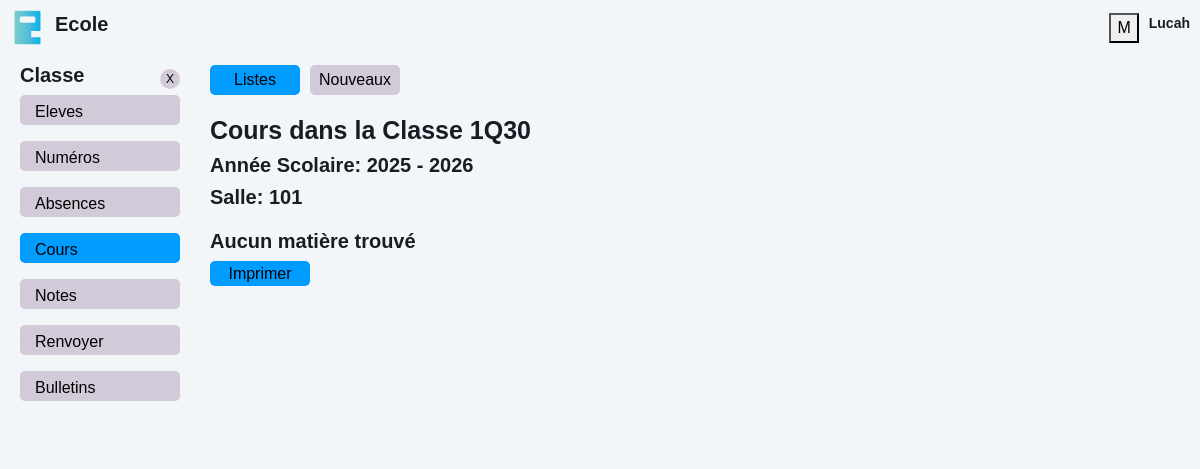
Screenshot of /classes/cours.php?id=4 (signed in) with the database file from the repository.
### tables this page shows
CREATE TABLE `classes` (
  `classe_id` int(10) NOT NULL AUTO_INCREMENT,
  `nom_classe` varchar(100) NOT NULL,
  `niveau` varchar(50) DEFAULT NULL,
  `annee_debut` year(4) DEFAULT NULL,
  `annee_fin` year(4) DEFAULT NULL,
  `salle` varchar(50) DEFAULT NULL,
  PRIMARY KEY (`classe_id`)
);

### classes/cours.php (the view, shortened to what this page needs)
<?php
    require "../back/database.php";
    $id_classe = isset($_GET['id']) ? (int) $_GET['id'] : 0;
    $sql_classes = "SELECT * FROM classes WHERE classe_id = ? ";
    $stmt_classes = $pdo->prepare($sql_classes);
    $stmt_classes->execute([$id_classe]);
    $classes = $stmt_classes->fetchAll();
    $sql_cours = "SELECT a.*,
                        b.*
                FROM cours a
                LEFT JOIN matieres b
                ON a.matiere_id = b.matiere_id
                WHERE a.classe_id = ?
    ";
    $stmt_cours = $pdo->prepare($sql_cours);
    $stmt_cours->execute([$id_classe]);
    $cours = $stmt_cours->fetchAll();
?>
<!DOCTYPE html>
<html lang="en">
<head>
    <link href="../assets/css/bootstrap.min.css" rel="stylesheet">
    <link href="../assets/css/style.css" rel="stylesheet">
</head>
    <body>
        <nav class="navbar navbar-expand sticky-top" style="display: flex; justify-content: space-between; margin: 0; padding: 10px">
            <a  href="./home.php" class="text-primary" style="display: flex; gap: 10px; align-items: center">
            <img src="../assets/img/logo-ecole.png" alt="logo" style="width: 35px">
            <h3 style="font-size: 20px">Ecole</h3>
            </a>
            <div class="menu">
            <button class="btn-menu" id="menu">
                M
            </button>
            <div class="menu-name">
                <h4><?= $_SESSION['username'] ?></h4>
            </div>
            </div>
        </nav>
        <div class="container-xxl position-relative d-flex p-0" style="margin-top: 100px;">
            <div class="sidebar" style="width: 200px; padding: 0 20px;">
                <nav class="navbar bg-light">
                <div class="navbar-nav w-100" style="margin-top: 25px">
                    <div class="nav-top">
                        <div class="nav-l">
                            <h3>Classe</h3>
                        </div>
                        <div class="nav-r">
                            <a class="df-jc-ac" href="./">X</a>
                        </div>
                    </div>
                    <ul>
                        <li>
                            <a href="./eleves.php?id=<?php echo $id_classe ?>" class="nav-link">Eleves</a>
                        </li>
                        <li>
                            <a href="./numbers.php?id=<?php echo $id_classe ?>" class="nav-link">Numéros</a>
                        </li>
                        <li>
                            <a href="./absences.html" class="nav-link">Absences</a>
                        </li>
                        <li>
                            <a href="./cours.php?id=<?php echo $id_classe ?>" class="nav-link active">Cours</a>
                        </li>
                        <li>
                            <a href="./notes.html" class="nav-link">Notes</a>
                        </li>
                        <li><a href="./renvoyer.html" class="nav-link">Renvoyer</a></li>
                        <li><a href="index.php" class="nav-link">Bulletins</a></li>
                    </ul>
                </div>
                </nav>
            </div>
            <div class="col-right">
            <?php if (count($classes) > 0):  ?>
                <div class="tp">
                    <div class="add notes">
                        <a href="./cours.php?id=<?php echo $id_classe ?>" class="btn-add active">Listes</a>
                        <a href="./addcours.php?id=<?php echo $id_classe ?>" class="btn-add">Nouveaux</a>
                    </div>
                </div>
                <div class="col-classe-l" style="margin-top: 20px;">
                    <?php foreach ( $classes as $classe ): ?>
                        <h1>Cours dans la Classe <?php echo $classe['nom_classe'] ?></h1>
                        <h3>Année Scolaire: <?php echo $classe['annee_debut'] ?> - <?php echo $classe['annee_fin'] ?> </h3>
                        <h3>Salle: <?php echo $classe['salle'] ?></h3>
                    <?php endforeach; ?>
                </div>
                <div class="bd">
                    <?php if (count($cours) > 0):  ?>
                        <table class="table table-hover">
                            <thead>
                                <tr>
                                    <th class="col">#</th>
                                    <th class="col">Matière</th>
                                    <th class="col">Coefficent</th>
                                    <th class="col"></th>
                                </tr>
                            </thead>
                            <tbody>
                                <?php foreach ( $cours as $cour ): ?>
                                    <tr>
                                        <th scope="row">
                                            <?= $cour['cours_id'] ?>
                                        </th>
                                        <td>
                                            <?= $cour['nom_matiere'] ?>
                                        </td>
                                        <td>
                                            <?= $cour['coefficient'] ?>
                                        </td>
                                        <td>
                                            <div class="links">
                                                <a href="#" class="btn btn-print">Modifier</a>
                                                <a href="#" class="btn btn-print">Supprimer</a>
                                            </div>
                                        </td>
                                    </tr>
                                <?php endforeach; ?>
                            </tbody>
                        </table>
                    <?php else: ?>
                        <h5>Aucun matière trouvé</h5>
                    <?php endif; ?>
                </div>
                            <div class="bt">
                    <a href="./printclasse.php?id=<?php echo $id_classe ?>" class="btn btn-print">Imprimer</a>
                </div>
            <?php else: ?>
                <h5>Aucun classe trouvé</h5>
            <?php endif; ?>
            </div>
        </div>
    </body>
</html>

### assets/css/style.css (style rules this page uses)
:root { --primary: #009CFF; --light: #F3F6F9; --dark: #191C24; }
.df-jc-ac { display: flex; justify-content: center; align-items: center; }
.tp a.btn-add { display: flex; justify-content: center; align-items: center; width: 120px; height: 30px; background: #009CFF; border: none; border-radius: 5px; color: #000; text-decoration: none; }
.btn { transition: .5s; }
.sidebar { position: fixed; top: 30px; left: 0; bottom: 0; width: 200px; height: 100vh; overflow-y: auto; transition: 0.5s; z-index: 999; padding: 0 20px; }
@media (min-width: 992px) { .sidebar { margin-left: 0; } }
.navbar .nav-top { display: flex; justify-content: space-between; align-items: center; }
.navbar .nav-top .nav-l h3 { font-size: 20px; font-weight: bold; }
.navbar .nav-top .nav-r a { width: 20px; height: 20px; background: #d3cad9; border-radius: 50%; color: #000; text-decoration: none; font-size: 12px; }
.navbar.navbar-expand .menu { display: flex; align-items: center; gap: 10px; }
.navbar.navbar-expand .menu .menu-name { height: 25px; display: flex; }
.navbar.navbar-expand .menu .menu-name h4 { font-size: 14px; }
.sidebar .navbar-nav ul { list-style: none; padding-left: 0; }
.sidebar .navbar-nav .nav-link { height: 30px; padding: 5px 15px; color: #000; font-weight: 500; outline: none; background: #d3cad9; margin-bottom: 1rem; border-radius: 5px; }
.sidebar .navbar-nav .nav-link:hover, .sidebar .navbar-nav .nav-link.active { background: #009CFF; }
.col-right { position: relative; width: 83%; top: -90px; left: 210px; }
.tp { display: flex; justify-content: space-between; }
.bd { margin-top: 20px; }
.col-classe-l h1 { font-size: 25px; }
.col-classe-l h3 { font-size: 20px; }
.bd table tbody tr td a.detail, .bt a.btn-print { width: 80px; height: 25px; position: absolute; right: 0; background: #009CFF; color: #000; text-decoration: none; display: flex; justify-content: center; align-items: center; }
.bt a.btn-print, .bt button.btn-print { position: relative; width: 100px; }
.notes { display: flex; gap: 10px; }
.notes a.btn-add { background: #d3cad9; width: auto; min-width: 90px; transition: 1s ease-in-out; }
.notes a.btn-add.active { background: #009CFF; }

### rows the page displays
classes: nom_classe "1Q30", annee_debut "2025", annee_fin "2026", salle "101"

### other values shown
$_SESSION['username'] "Lucah"
